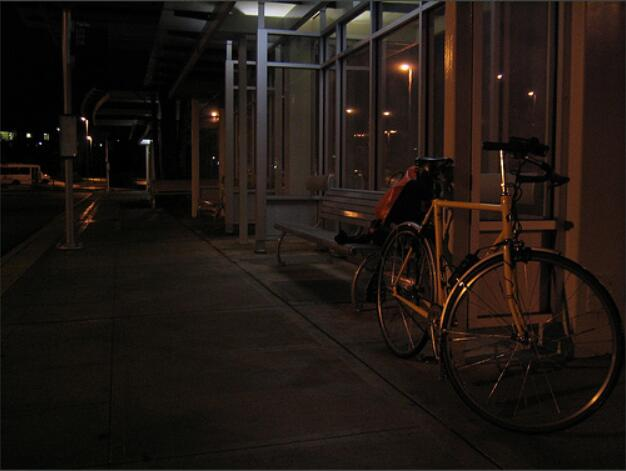
#> input picture dataset/1.jpg, 626 x 471 px; its folder holds only this picture in this run
$ python midterm_homework.py
#> lines starting #> are read from the running program, lines starting #| are printed output that depends on the picture; after the words box and inside, x2 and y2 are one past the last pixel; in counts of white or black regions, pixels touching at a corner belong together
### Retinex.py
#!/usr/bin/env python
# -*- coding: utf-8 -*-
# @Time   : 2021/5/7 00:54
# @Author : Jerry Liu

import numpy as np
import random
import cv2 as cv


def replaceZeroes(data):
    """
    :param data: 输入的数据
    :return: 去除0之后的数据
    """
    min_nonzero = min(data[np.nonzero(data)])
    data[data == 0] = min_nonzero
    return data


# [17 lines left out: function salt_and_pepper_noise, not called in this run]


def median_filter(data, win=3):
    """
    :param data: 输入的数据，二维np.array
    :param win: 卷积核的大小，奇数
    :return: 中值滤波后的矩阵
    """
    # data = np.array(data)
    H, W = data.shape
    result = data.copy()
    add_val = win // 2
    data = np.pad(data, ((add_val, add_val), (add_val, add_val)), 'edge')
    for h in range(0, H):
        for w in range(0, W):
            result[h, w] = np.median(data[h:h + win, w:w + win])
    return result


def SSR(src_img, win=3):
    """
    使用中值滤波
    :param data: 输入的数据，二维np.array
    :param win: 卷积核的大小，奇数
    :return: SSR算法之后的矩阵
    """
    L_blur = median_filter(src_img, win)
    img = replaceZeroes(src_img)
    L_blur = replaceZeroes(L_blur)

    dst_Img = cv.log(img / 255.0)
    dst_Lblur = cv.log(L_blur / 255.0)
    dst_IxL = cv.multiply(dst_Img, dst_Lblur)
    log_R = cv.subtract(dst_Img, dst_IxL)

    dst_R = cv.normalize(log_R, None, 0, 255, cv.NORM_MINMAX)
    log_uint8 = cv.convertScaleAbs(dst_R)
    return log_uint8


# [17 lines left out: function SSR2, not called in this run]

### clahe.py
import numpy as np
import cv2 as cv
import math
from find_threshold import *
from travert_hsi_rgb import *
from equalizeHist import *

import matplotlib.pyplot as plt

'''
    notice : 1. tile_size should be square like [32, 32]! rect maybe incorrect!!
             2. there would be some margins which remains the same! Try to resize or clip the image into the muliply of the tile_size will solve the problem...
             Orz
'''


def clipHist(src_hist, src_img, clip_limit, grayscale=256):
    '''
        brief@ CLHE clip the pixel which is more than the threshold
                    then spread the clipped num evenly
        params@ src_hist(a 256 hist_array)
                src_img(a grayscale image)
                clip_limit(a coeffient...)
        return@ a 256 hist_array which has been clipped
    '''
    img_size = src_img.shape
    img_width = img_size[0]
    img_height = img_size[1]
    # calculate the threshold
    # average = img_width * img_height / grayscale
    # clip_thresh = clip_limit * average
    clip_thresh = clip_limit

    clipped_pixel_num = 0
    for i in range(grayscale):
        # clip the one which is higher than the threshold
        if src_hist[i] > clip_thresh:
            clipped_pixel_num += src_hist[i] - clip_thresh
            src_hist[i] = clip_thresh
    # spread it evenly
    bonus_aver = clipped_pixel_num / grayscale
    for i in range(grayscale):
        src_hist[i] += bonus_aver

    return src_hist

# [102 lines left out: functions clhe, claheWithoutInterpolation, not called in this run]


def claheWithInterpolation(gray_img, tile_size=None, clip_limit=4, pixel_scale=256):
    '''
        brief@  WithoutInterpolation
                1. first cut the image into several clipping windows according to the tile_size
                2. cal hist_array and accumulated hist_array for each of the clipping window
                3. do interpolation for all clipping windows
                4. remapping the clipping window to the original image
        params@ gray_img( a grayscale image )
                tile_size( size of the clipping window i.e. [32,32] )
                clip_limit( a coeffient... )
        return@ result image
    '''
    if tile_size is None:
        tile_size = [32, 32]
    src = gray_img
    img_size = gray_img.shape
    img_width = img_size[0]
    img_height = img_size[1]
    # attribute for certain block
    block_width = tile_size[0]
    block_height = tile_size[1]

    img_width = img_width // block_width * block_width
    img_height = img_height // block_height * block_height

    block_width_num = img_size[0] // block_width
    block_height_num = img_size[1] // block_height
    block_pixel_num = block_width * block_height

    total_block = block_width_num * block_height_num

    hist_block = np.zeros((total_block, pixel_scale))
    cum_block = np.zeros((total_block, pixel_scale))
    final_hist_block = np.zeros((total_block, pixel_scale))

    # cal hist and accumulated for each block
    for i in range(block_width_num):
        for j in range(block_height_num):
            # location and span
            start_x = i * block_width
            start_y = j * block_height
            end_x = start_x + block_width
            end_y = start_y + block_height

            cur_num = i * block_height_num + j

            # clip the image
            sub_block_img = gray_img[start_x:end_x, start_y: end_y]
            sub_hist = getHist(sub_block_img)
            # clip the pixel
            sub_clipped_hist = clipHist(sub_hist, sub_block_img, clip_limit)

            sub_cum_hist = calCumHist(sub_clipped_hist)

            hist_block[cur_num, :] = sub_hist
            cum_block[cur_num, :] = sub_cum_hist
            final_hist_block[cur_num, :] = (pixel_scale - 1) / block_pixel_num * sub_cum_hist

    sub_block_width = block_width // 2
    sub_block_height = block_height // 2

    for m in range(img_height):
        for n in range(img_width):
            # four coners : directly remapping
            if m <= block_height / 2 and n <= block_width / 2:
                block_m = 0
                block_n = 0
                src[n, m] = final_hist_block[block_m + block_n * block_height_num, src[n, m]]
            elif m <= block_height / 2 and n >= img_width - block_width / 2:
                block_m = 0
                block_n = block_width_num - 1
                src[n, m] = final_hist_block[block_m + block_n * block_height_num, src[n, m]]
            elif n <= block_width / 2 and m >= img_height - block_height / 2:
                block_m = block_height_num - 1
                block_n = 0
                src[n, m] = final_hist_block[block_m + block_n * block_height_num, src[n, m]]
            elif m >= img_height - block_height / 2 and n >= img_width - block_width / 2:
                block_m = block_height_num - 1
                block_n = block_width_num - 1
                src[n, m] = final_hist_block[block_m + block_n * block_height_num, src[n, m]]
            # four edges except coners : linear interpolation
            elif n <= block_width / 2:
                block_m_1 = math.floor((m - block_height / 2) / block_height)
                block_n_1 = 0
                block_m_2 = block_m_1 + 1
                block_n_2 = block_n_1
                u = np.float64((m - (block_m_1 * block_height + block_height / 2)) / (block_height))
                v = 1 - u
                src[n, m] = v * final_hist_block[block_m_1 + block_n_1 * block_height_num, src[n, m]] + \
                            u * final_hist_block[block_m_2 + block_n_2 * block_height_num, src[n, m]]
            elif m <= block_height / 2:
                block_m_1 = 0
                block_n_1 = math.floor((n - block_width / 2) / block_width)
                block_m_2 = block_m_1
                block_n_2 = block_n_1 + 1
                u = np.float64((n - (block_n_1 * block_width + block_width / 2)) / (block_width))
                v = 1 - u
                src[n, m] = v * final_hist_block[block_m_1 + block_n_1 * block_height_num, src[n, m]] + \
                            u * final_hist_block[block_m_2 + block_n_2 * block_height_num, src[n, m]]

            elif m >= img_height - block_height / 2:
                block_m_1 = block_height_num - 1
                block_n_1 = math.floor((n - block_width / 2) / block_width)
                block_m_2 = block_m_1
                block_n_2 = block_n_1 + 1
                u = np.float64((n - (block_n_1 * block_width + block_width / 2)) / (block_width))
                v = 1 - u
                src[n, m] = v * final_hist_block[block_m_1 + block_n_1 * block_height_num, src[n, m]] + \
                            u * final_hist_block[block_m_2 + block_n_2 * block_height_num, src[n, m]]
            elif n >= img_width - block_width / 2:
                block_m_1 = math.floor((m - block_height / 2) / block_height)
                block_n_1 = block_width_num - 1
                block_m_2 = block_m_1 + 1
                block_n_2 = block_n_1
                u = np.float64((m - (block_m_1 * block_height + block_height / 2)) / (block_height))
                v = 1 - u
                src[n, m] = v * final_hist_block[block_m_1 + block_n_1 * block_height_num, src[n, m]] + \
                            u * final_hist_block[block_m_2 + block_n_2 * block_height_num, src[n, m]]
            else:
                # content : double linear interpolation
                block_m_1 = math.floor((m - block_height / 2) / block_height)
                block_n_1 = math.floor((n - block_width / 2) / block_width)
                block_m_2 = block_m_1 + 1
                block_n_2 = block_n_1 + 1
                u = np.float64((m - (block_m_1 * block_height + block_height / 2)) / (block_height))
                v = np.float64((n - (block_n_1 * block_width + block_width / 2)) / (block_width))

                src[n, m] = (1 - u) * (1 - v) * final_hist_block[block_m_1 + block_n_1 * block_height_num, src[n, m]] + \
                            v * (1 - u) * final_hist_block[block_m_1 + block_n_2 * block_height_num, src[n, m]] + \
                            u * (1 - v) * final_hist_block[block_m_2 + block_n_1 * block_height_num, src[n, m]] + \
                            u * v * final_hist_block[block_m_2 + block_n_2 * block_height_num, src[n, m]]

    return src


# [24 lines left out: functions hsiClahe, rgbClahe, not called in this run]


# [37 lines that do not run on import are left out]

### NL_means.py
#!/usr/bin/env python
# -*- coding: utf-8 -*-
# @Time   : 2021/5/7 00:54
# @Author : Niannian Zhong

import numpy as np
import cv2

"""
    非局部均值降噪算法的实现
"""


def arraycompare(array1, array2, height, width):
    """
    :param array1: 输入的二维list1
    :param array2: 输入的二维list2
    :param height: 两个list的高
    :param width: 两个list的宽
    :return: 返回每个位置上的较大值
    """
    resultarray = np.zeros((height, width))
    for row in range(0, height):
        for col in range(0, width):
            resultarray[row, col] = max(array1[row, col], array2[row, col])
    return resultarray


def integralImgSqDiff2(paddedimg_val, Ds_val, t1_val, t2_val):
    """
    :param paddedimg_val: 搜索矩阵x
    :param Ds_val: 搜索窗口大小
    :param t1_val: t1的值
    :param t2_val: t2的值
    :return: 去噪后像素点的灰度值
    """
    lengthrow = len(paddedimg_val[:, 0])
    lengthcol = len(paddedimg_val[0, :])
    Dist2 = (paddedimg_val[Ds_val:-Ds_val, Ds_val:-Ds_val] -
             paddedimg_val[Ds_val + t1_val:lengthrow - Ds_val + t1_val,
                           Ds_val + t2_val:lengthcol - Ds_val + t2_val]) ** 2
    Sd_val = Dist2.cumsum(0)
    Sd_val = Sd_val.cumsum(1)
    return Sd_val


def nl_meansfilter(imagearray, h_=10, ds0=2, ds1=5):
    """
    :param imagearray: 输入图像的RGB矩阵
    :return: 去噪后图像的RGB矩阵
    """
    # print("非局部均值降噪算法开始")
    height, width = imagearray[:, :, 0].shape[:2]  # 获取图像的宽和高
    length0 = height + 2 * ds1  # 对边缘进行扩展之后的高
    length1 = width + 2 * ds1  # 对边缘进行扩展之后的宽
    h = (h_ ** 2)
    d = (2 * ds0 + 1) ** 2
    imagearray_NL = np.zeros(imagearray.shape).astype('uint8')
    for i in range(0, 3):
        # print(i)
        paddedimg = np.pad(imagearray[:, :, i], ds0 + ds1 + 1, 'symmetric')
        paddedimg = paddedimg.astype('float64')
        paddedv = np.pad(imagearray[:, :, i], ds1, 'symmetric')
        paddedv = paddedv.astype('float64')
        average = np.zeros((height, width))
        sweight = np.zeros((height, width))
        wmax = np.zeros((height, width))
        for t1 in range(-ds1, ds1 + 1):
            for t2 in range(-ds1, ds1 + 1):
                if t1 == 0 and t2 == 0:
                    continue
                # print(t1, t2)
                Sd = integralImgSqDiff2(paddedimg, ds1, t1, t2)
                SqDist2 = Sd[2 * ds0 + 1:-1, 2 * ds0 + 1:-1] + Sd[0:-2 * ds0 - 2, 0:-2 * ds0 - 2] - \
                          Sd[2 * ds0 + 1:-1, 0:-2 * ds0 - 2] - Sd[0:-2 * ds0 - 2, 2 * ds0 + 1:-1]
                SqDist2 /= d * h
                w = np.exp(-SqDist2)
                v = paddedv[ds1 + t1:length0 - ds1 + t1, ds1 + t2:length1 - ds1 + t2]
                average += w * v
                wmax = arraycompare(wmax, w, height, width)
                sweight += w
        average += wmax * imagearray[:, :, i]
        average /= wmax + sweight
        average_uint8 = average.astype('uint8')
        imagearray_NL[:, :, i] = average_uint8
    return imagearray_NL


"""
test = cv2.imread("1.png", cv2.IMREAD_COLOR)
NL_ = nl_meansfilter(test)
cv2.imshow("true", test)
cv2.imshow("NL_", NL_)
cv2.waitKey()
"""

### equalizeHist.py
from find_threshold import *
from travert_hsi_rgb import *
import matplotlib.pyplot as plt
import numpy as np
import cv2 as cv

# [18 lines left out: functions draw, draw_hist, not called in this run]

def getHist(gray_img):
    '''
        brief@ return a hist array from a grayscale image
    '''
    gray_img = np.array(gray_img)
    gray_img = gray_img.flatten()
    result = np.zeros(256)
    for r in gray_img:
        result[r] += 1
    return result

def calCumHist(src_hist):
    '''
        brief@ calculate the accumulated hist array from the original hist array
    '''
    result = np.zeros(256)
    for r in range(256):
        if r == 0:
            result[r] = src_hist[r]
        else:
            result[r] = result[r - 1] + src_hist[r]

    return result


# [55 lines left out: functions myEqualHist, hsiEqualHist, rgbEqualHist, not called in this run]


# [40 lines that do not run on import are left out]

### midterm_homework.py
#!/usr/bin/env python
# -*- coding: utf-8 -*-
# @Time   : 2021/5/5 14:33
# @Author : Jerry Liu

import cv2 as cv
from Retinex import SSR, SSR2
from clahe import claheWithInterpolation
from NL_means import nl_meansfilter
import numpy as np
from skimage import exposure
import matplotlib.pyplot as plt
import os

def run_main(img_dir,img_size =(100,100),is_rgb = True, is_debug = False):
    """
    这是主函数
    """
#> called with img_dir = './dataset/1.jpg', img_size = (100, 100), is_rgb = True, is_debug = False
    # 利用opencv读入图片
    rgb_img = cv.imread(img_dir)
#> rgb_img is the input picture: shape (471, 626, 3); mean B, G, R 18.6, 23.2, 30.8

    rgb_img = cv.resize(rgb_img, img_size)
#> rgb_img: shape (100, 100, 3)
    if is_debug:
      cv.imshow("truth", rgb_img)
    # 进行颜色空间转换
    hsv_img = cv.cvtColor(rgb_img, cv.COLOR_BGR2HSV)
#> hsv_img: shape (100, 100, 3); mean H, S, V 21.5, 98.8, 30.7
    H, S, V = cv.split(hsv_img)
    V = SSR(V, 5)
#> after the loop in median_filter, `for h in range(0, H):`:
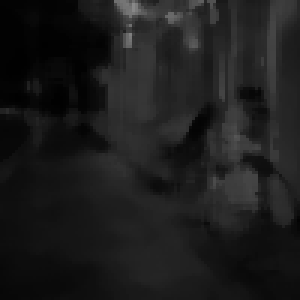
#> result: shape (100, 100) (shown 3 times larger); min 1, max 136, mean 28.3
#> in replaceZeroes, `min_nonzero = min(data[np.nonzero(data)])`: min_nonzero = 1
#> in replaceZeroes, `data[data == 0] = min_nonzero`: data: shape (100, 100); min 1, max 255, mean 30.7

    ret1, th1 = cv.threshold(S, 0, 255, cv.THRESH_OTSU)  # 方法选择为THRESH_OTSU
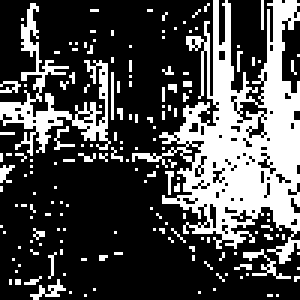
#> th1: shape (100, 100) (shown 3 times larger); 29.3% white; 165 white regions (161 under 20 px), largest, box (x1, y1, x2, y2) and area: (44, 0, 100, 88) 1961, (0, 1, 37, 52) 446, (81, 83, 97, 93) 40, (10, 93, 22, 100) 30
#> ret1 = 117
    S = claheWithInterpolation(S, clip_limit=ret1 * 0.7)
#> after the loop in claheWithInterpolation, `for m in range(img_height):`:
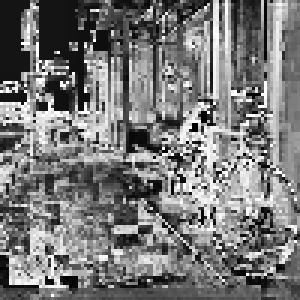
#> src: shape (100, 100) (shown 3 times larger); min 0, max 255, mean 120.1

    hsv_img[:, :, 0] = H
    hsv_img[:, :, 1] = S
#> hsv_img: shape (100, 100, 3); mean H, S, V 21.5, 120.1, 30.7
    hsv_img[:, :, 2] = V
#> hsv_img: shape (100, 100, 3); mean H, S, V 21.5, 120.1, 190

    hsv_img = nl_meansfilter(hsv_img)
#> the loop in nl_meansfilter, `for i in range(0, 3):` made 3 passes
#> pass 1, in nl_meansfilter, `paddedv = np.pad(imagearray[:, :, i], ds1, 'symmetric')`:
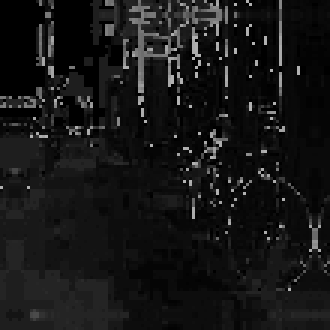
#> paddedv: shape (110, 110) (shown 3 times larger); min 0, max 179, mean 21.6
#> after the loop in nl_meansfilter, `for i in range(0, 3):`: imagearray_NL: shape (100, 100, 3); mean H, S, V 19.9, 119.6, 189.9
#> after the loop in nl_meansfilter, `for i in range(0, 3):`:
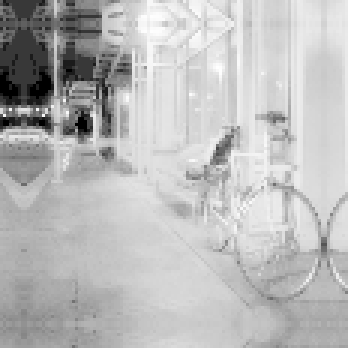
#> paddedimg: shape (116, 116) float64 (shown 3 times larger); min 0, max 255, mean 186.1
#> after the loop in nl_meansfilter, `for i in range(0, 3):`:
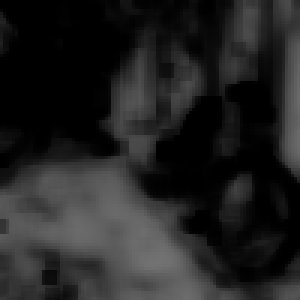
#> sweight: shape (100, 100) float64 (shown 3 times larger); min 1.84e-16, max 114.4, mean 35
    rgb_img = cv.cvtColor(hsv_img, cv.COLOR_HSV2BGR)
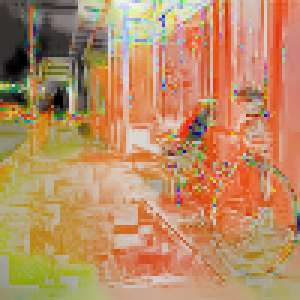
#> rgb_img: shape (100, 100, 3) (shown 3 times larger); mean B, G, R 99.7, 140.1, 186
    if is_debug:
      cv.imshow("result", rgb_img)
      cv.imshow("result1", hsv_img)
      cv.waitKey()
      cv.destroyAllWindows()

    if is_rgb:
      return rgb_img
    else:
      return hsv_img

if __name__ == '__main__':
  data_path = "./dataset"
  res_path = "./result"

  filelist = [i for i in os.listdir(data_path)]
  for file in filelist:
      res_img = run_main(data_path + "/" + file)
      cv.imwrite(res_path + "/" + file, res_img)
      print("finish :" + file)
      cv.waitKey()

$ run again, on dataset/2.jpg
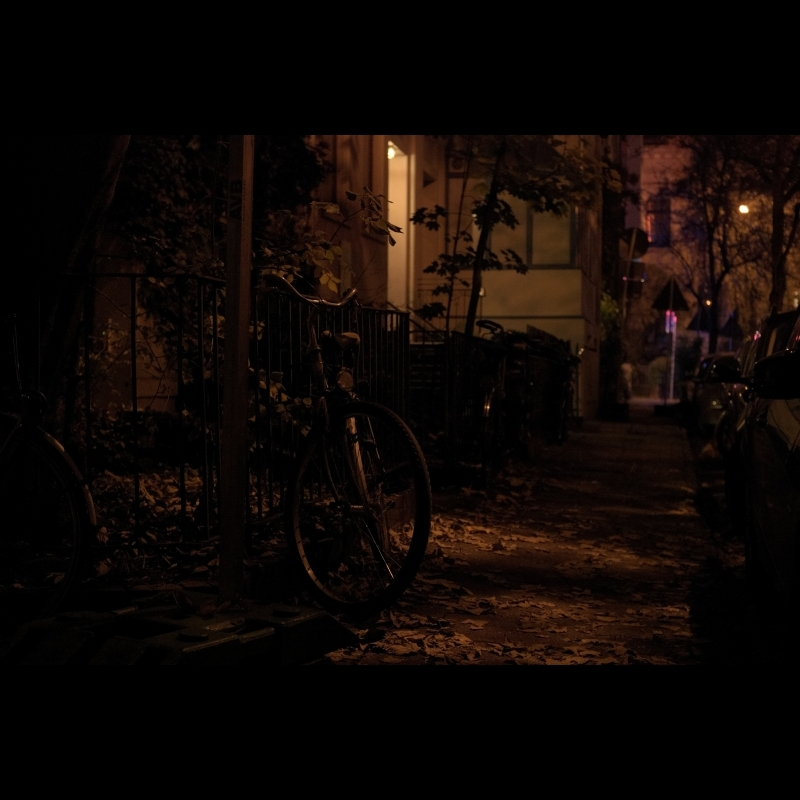
#> input picture dataset/2.jpg, 800 x 800 px
#> in run_main, rgb_img is the input picture: shape (800, 800, 3); mean B, G, R 4.7, 7.7, 14.6
#> min_nonzero = 1
#> in run_main, `ret1, th1 = cv.threshold(S, 0, 255, cv.THRESH_OTSU)`:
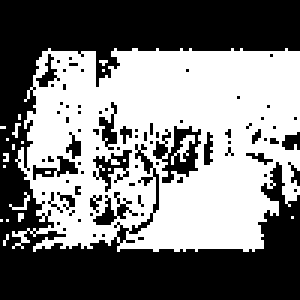
#> th1: shape (100, 100) (shown 3 times larger); 48.9% white; 21 white regions (19 under 20 px), largest, box (x1, y1, x2, y2) and area: (4, 16, 100, 84) 4811, (57, 45, 65, 55) 28
#> ret1 = 91
#> in run_main, `rgb_img = cv.cvtColor(hsv_img, cv.COLOR_HSV2BGR)`:
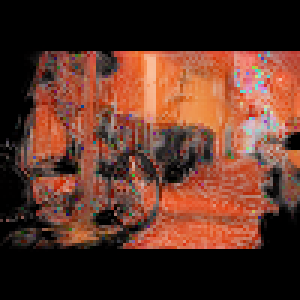
#> rgb_img: shape (100, 100, 3) (shown 3 times larger); mean B, G, R 39, 52.1, 92.1
